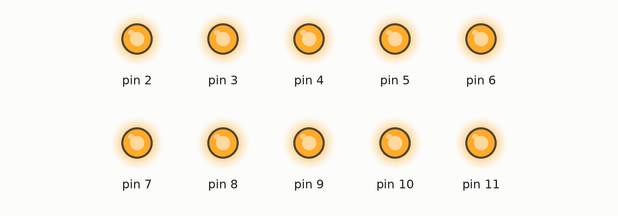
A sketch run on a simulated Arduino Uno, built with avr-gcc and run on an emulated ATmega328P. Parts: output pins drawn as LEDs (lit = HIGH).

Above: at 0.1 s.
Timing chart, 0 to 1.6 s (numbered marks = the images above):
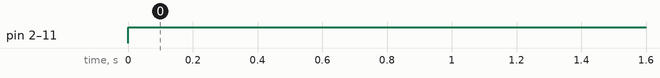

The sketch:

testlesdonperf.ino
```cpp
void setup() {
  // put your setup code here, to run once:
for( int i = 2; i<= 11 ; i++)
 {
  pinMode(i,OUTPUT);
 }
}

void loop() {
  // put your main code here, to run repeatedly:
  for(int i = 0 ; i <= 11; i++)
  {
     digitalWrite(i,HIGH);
  }
}
```

Measured:
- by itself, pin 2–11: LOW → HIGH at 0.00 s
